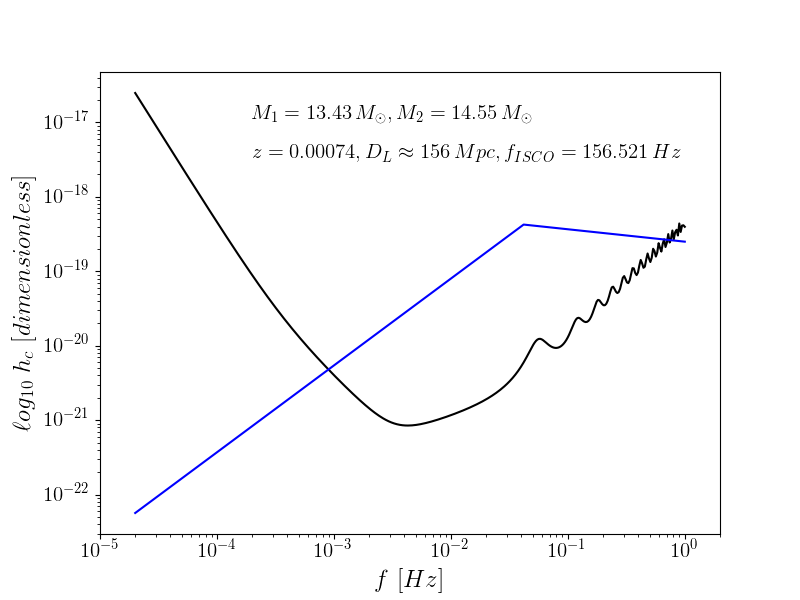

This chart was generated by the following Python code:
#!/usr/bin/python

import numpy as np
import matplotlib.pyplot as plt

# Load in data
f_LISA , PSD_LISA = np.loadtxt( 'LISA_sensitivity.dat' , unpack = True )
data              = np.loadtxt( 'hc.dat' )

# Compute noise amplitude for LISA
hn_LISA = np.sqrt( PSD_LISA * f_LISA )

Merger = 3

# Get redshift z and comoving distance r
z = data[ Merger , 4 ]
r = data[ Merger , 5 ]

# Get frequencies and strain
f      = data[ 0      , 7 : ]
hc     = data[ Merger , 7 : ]
f_ISCO = data[ Merger , 5   ]

# Get masses
M1 = data[ Merger , 1 ]
M2 = data[ Merger , 2 ]

# Plotting
fig = plt.figure()

plt.loglog( f_LISA , hn_LISA , 'k-' )
plt.loglog( f      , hc      , 'b-' )

plt.text( 2.0e-4 , 1.0e-17 , \
            r'$M_{1} = %.2f\,M_{\odot}, M_{2} = %.2f\,M_{\odot}$' \
              % ( M1 , M2 ) , fontsize = 15 )
plt.text( 2.0e-4 , 3.0e-18 , \
            r'$z = %.5f, D_L \approx %i\,Mpc,f_{ISCO}=%.3f\,Hz$' \
              % ( z , r * ( 1.0 + z ) , f_ISCO ) , fontsize = 15 )
plt.xlabel( r'$f\,\left[Hz\right]$' )
plt.ylabel( r'$\ell og_{10}\ h_{c}\,\left[dimensionless\right]$' )

plt.xlim( 1.0e-5  , 2.0     )
#plt.ylim( 5.0e-22 , 3.0e-17 )

#plt.savefig( 'CompareStrainToLISA.png' )
plt.show()

